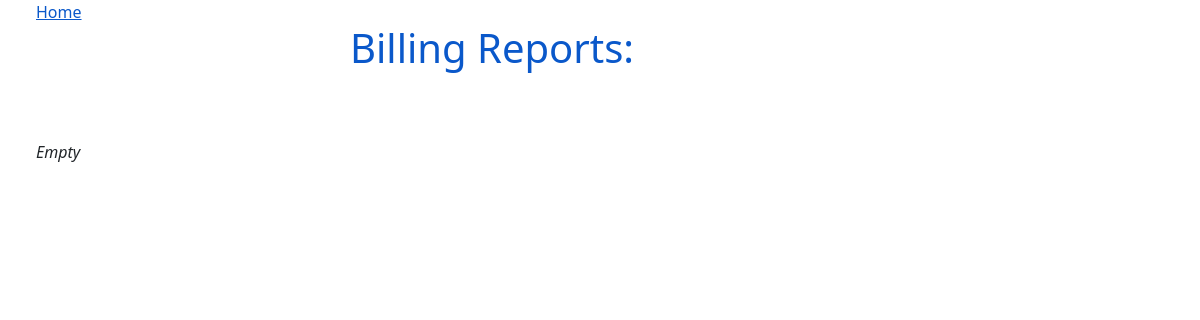
The page /billing (signed in) on the database as committed earlier.
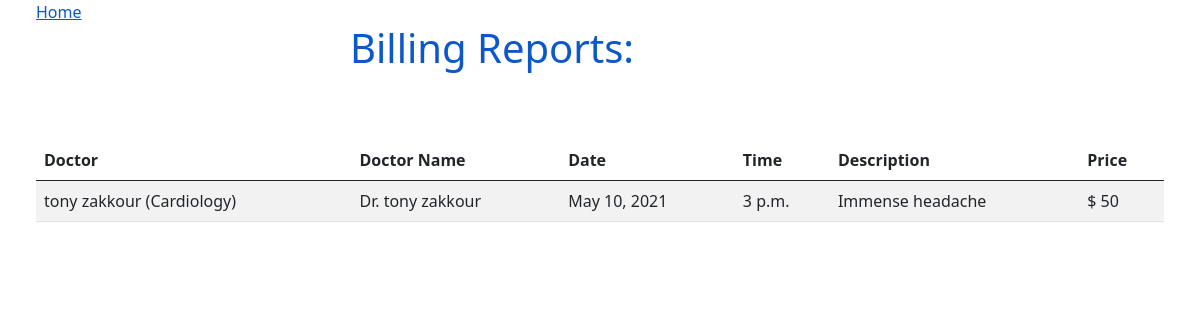
The same page on the database as committed later.
### appointments/models.py (models this page shows, shortened)
class Appointment(models.Model):
    patient = models.ForeignKey(Patient, on_delete=models.CASCADE, related_name='appointment_patient')
    doctor = models.ForeignKey(Doctor, on_delete=models.CASCADE, related_name='appointment_doctor')
    patientname=models.CharField(max_length=40,null=True)
    doctorname =models.CharField(max_length=40,null=True)
    date = models.DateField(null=True)
    time = models.fields.TimeField(null=True)
    description=models.TextField(max_length=500, null=True)
    canceled = models.BooleanField(default= False)

class Doctor(models.Model):
    Departments = [
        ("Cardiology", "Cardiology"),
        ("Neurology", "Neurology"),
        ("Dermatology", "Dermatology"),
        ("Cancer", "Cancer"),
        ("Psychiatric" , "Psychiatric")
    ]
    user = models.OneToOneField(User, on_delete=models.CASCADE ,null= True)
    firstname =models.CharField(max_length=200)
    lastname = models.CharField(max_length=200)
    address = models.CharField(max_length=200, null= True)
    mobile = models.CharField(max_length=100,null=True)
    department= models.CharField(max_length=100, choices= Departments)
    status = models.BooleanField(default=True)
    zoom_link = models.CharField(max_length= 300, null= True)
    def __str__(self):
        return "{} ({})".format(self.firstname+" "+self.lastname, self.department)

### home/views.py (the view)
# urls.py: url(r'^billing', views.billingReport),
def billingReport(request):
    if(request.session['user_type'] == '0'):
        p = User.objects.get(id=request.session['id'])
        patient = Patient.objects.get(user=p)
        appoint = Appointment.objects.filter(patient=patient, canceled= False)
    elif (request.session['user_type'] == '1'):
        p = User.objects.get(id=request.session['id'])
        patient = Doctor.objects.get(user=p)
        appoint = Appointment.objects.filter(doctor=patient, canceled= False)
    return render(request, 'billing.html', {'bills':appoint, 'usertype':int(request.session['user_type'])})

### templates/billing.html (shortened to what this page needs)
<!DOCTYPE html>
<html>
<head>
    <link href="https://cdn.jsdelivr.net/npm/bootstrap@5.0.0-beta3/dist/css/bootstrap.min.css" rel="stylesheet"
>
</head>
<body>
    <a href='/' style="padding: 3%;">Home</a>
    <div class="mx-auto" style="width: 500px;">
        <h1 style="color: #0a58ca;">Billing Reports: </h1>
    </div>
    <br>
    <div style="padding: 3%;">
        {% if bills.count > 0 %}
        <table class="table table-striped">
            <thead>
                <tr>
                    {% if usertype == 0 %}
                    <th>Doctor</th>
                    {%endif%}
                    {% if usertype == 0 %}
                    <th>Doctor Name</th>
                    {%endif%}
                    <th>Date</th>
                    <th>Time</th>
                    <th>Description</th>
                    <th>Price</th>
                </tr>
            </thead>
            <tbody>
                {% for bill in bills %}
                <tr>
                    {% if usertype == 0 %}
                    <td>{{ bill.doctor }}</td>
                    {%endif%}
                    {% if usertype == 0 %}
                    <td>{{ bill.doctorname }}</td>
                    {%endif%}
                    <td>{{ bill.date }}</td>
                    <td>{{ bill.time }}</td>
                    <td>{{ bill.description }}</td>
                    <td>$ 50</td>
                </tr>
                {% endfor %}
            </tbody>
        </table>
        {% else %}
        <i>Empty</i>
        {% endif %}
    </div>
</body>
</html>

Rows that differ between the two databases and show on the page:
added Appointment: doctor "tony zakkour (Cardiology)", doctorname "Dr. tony zakkour", date "May 10, 2021", time "3 p.m.", description "Immense headache"
Other text that changed with them:
text no longer shown: "Empty"
text now shown: "Doctor Doctor Name Date Time Description Price"
